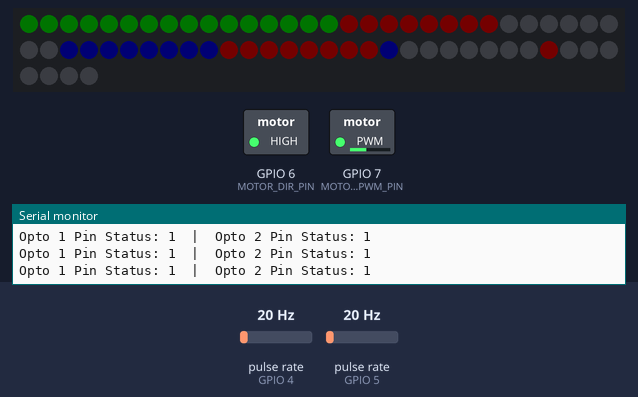
Bench run of a sketch on a simulated ESP32-S3. On the bench: 64 RGB LEDs in strip order, left to right, continuing on the next row, switched loads named in the sketch (green lamp = pin HIGH), the last lines printed to the serial monitor. Wiring (inferred from the names in the program): 2 × pulse sensor: data GPIO 4 / data GPIO 5. The inputs (shaded band) are chosen by the test bench; at power-on: pulse rate (sensors on GPIO 4, GPIO 5) 20 Hz. Dim RGB values are drawn brighter than linear; WiFi joins after 1.5 s; servers stay silent unless stated.

Above: at 2.99 s.
3.0 s: pulse rate (sensor on GPIO 4) set to 4 Hz
At 4.42 s:
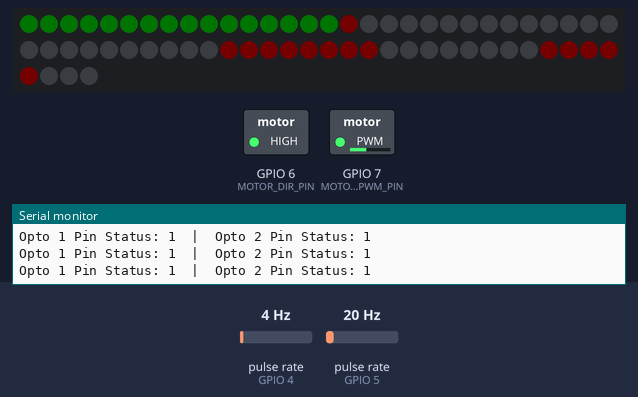
4.8 s: pulse rate (sensor on GPIO 4) set to 9 Hz
At 6.77 s:
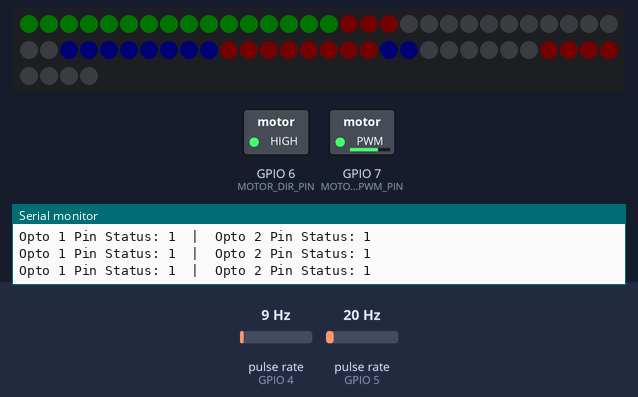
7.8 s: pulse rate (sensor on GPIO 5) set to 4 Hz
At 7.99 s:
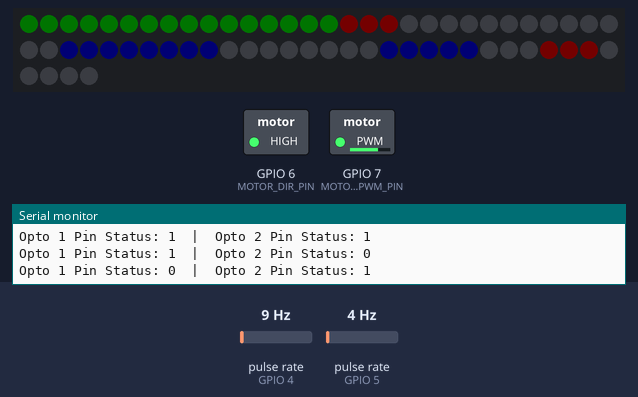
9.4 s: pulse rate (sensor on GPIO 4) set to 5 Hz
At 10.55 s:
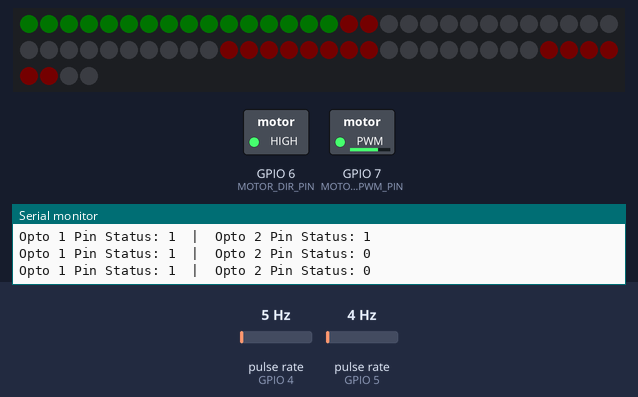
12.4 s: pulse rate (sensor on GPIO 5) set to 50 Hz
At 12.69 s:
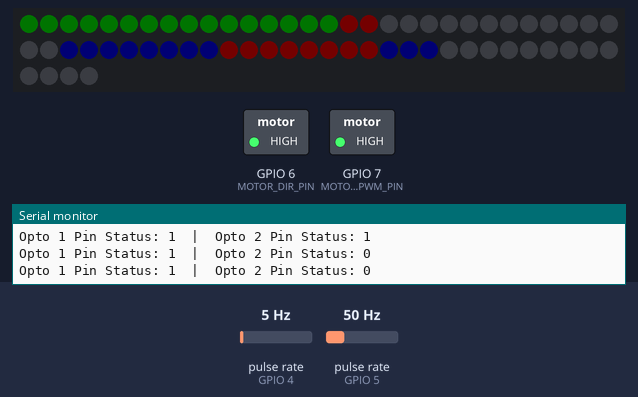
14.2 s: pulse rate (sensor on GPIO 5) set to 100 Hz
At 18.13 s:
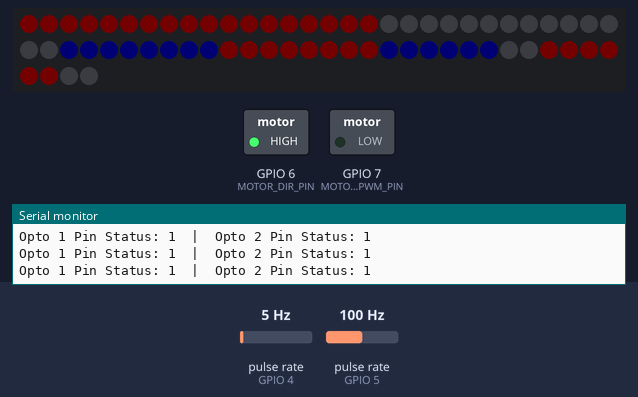
Timing chart, 0 to 18.2 s (numbered marks = the images above; inputs shaded):
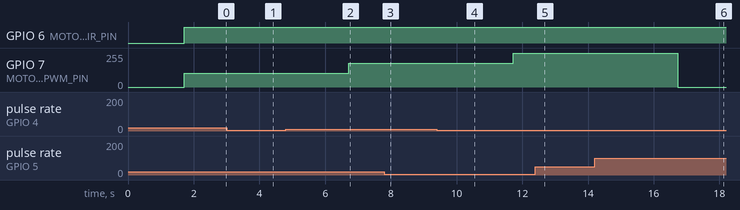

The sketch:

Testing_all_components.ino
```cpp
#include <WiFi.h>
#include <ArduinoOTA.h>
#include <WebServer.h>
#include <Adafruit_NeoPixel.h>

// ═══════════════════════════════════════════
// WIFI CREDENTIALS
// ═══════════════════════════════════════════
const char* ssid     = "KP";
const char* password = "gandhi16";

// ═══════════════════════════════════════════
// PIN DEFINITIONS
// ═══════════════════════════════════════════
#define MOTOR_PWM_PIN   7    // → DRV8838 EN pin
#define MOTOR_DIR_PIN   6    // → DRV8838 PH pin
#define OPTO1_PIN       4    // → ITR-9606 #1 signal
#define OPTO2_PIN       5    // → ITR-9606 #2 signal
#define LED_MATRIX_PIN  14   // → 8x8 LED matrix (internal)
#define NUM_LEDS        64   // 8x8 = 64 total LEDs

// ═══════════════════════════════════════════
// LED MATRIX SETUP
// ═══════════════════════════════════════════
Adafruit_NeoPixel matrix(NUM_LEDS, LED_MATRIX_PIN, NEO_GRB + NEO_KHZ800);

// Colour definitions
#define OFF    matrix.Color(0,  0,  0)
#define GREEN  matrix.Color(0,  20, 0)    // dim green
#define RED    matrix.Color(20, 0,  0)    // dim red
#define BLUE   matrix.Color(0,  0,  20)   // dim blue
#define YELLOW matrix.Color(20, 15, 0)    // dim yellow
#define WHITE  matrix.Color(10, 10, 10)   // dim white
#define ORANGE matrix.Color(20, 8,  0)    // dim orange

// ═══════════════════════════════════════════
// SHARED VARIABLES
// ═══════════════════════════════════════════
volatile unsigned long revPeriod    = 0;
volatile unsigned long lastOpto1    = 0;
volatile unsigned long lastOpto2    = 0;
volatile int           currentRPM   = 0;
volatile unsigned long opto1Count   = 0;
volatile unsigned long opto2Count   = 0;
volatile bool          opto1Flash   = false;
volatile bool          opto2Flash   = false;
volatile bool          motorRunning = false;
volatile int           motorPWM     = 0;

// ═══════════════════════════════════════════
// LEDC (PWM) SETUP FOR MOTOR
// ═══════════════════════════════════════════
#define PWM_CHANNEL    0
#define PWM_FREQUENCY  5000     // 5kHz PWM frequency
#define PWM_RESOLUTION 8        // 8-bit = 0 to 255

// ═══════════════════════════════════════════
// INTERRUPT HANDLERS (WITH SOFTWARE DEBOUNCE)
// ═══════════════════════════════════════════
void IRAM_ATTR opto1ISR() {
    unsigned long now = micros();
    // DEBOUNCE: Ignore flickers faster than 5ms (5000 microseconds)
    // 5ms is fast enough to read a motor spinning at 12,000 RPM cleanly.
    if (now - lastOpto1 > 5000) {
        revPeriod  = now - lastOpto1;
        lastOpto1  = now;
        opto1Count++;
        opto1Flash = true;
        if (revPeriod > 0) {
            currentRPM = (unsigned long)60000000 / revPeriod;
        }
    }
}

void IRAM_ATTR opto2ISR() {
    unsigned long now = micros();
    // DEBOUNCE filter for Sensor 2
    if (now - lastOpto2 > 5000) {
        lastOpto2  = now;
        opto2Count++;
        opto2Flash = true;
    }
}

// ═══════════════════════════════════════════
// MATRIX HELPER FUNCTIONS
// ═══════════════════════════════════════════
void setPixel(int row, int col, uint32_t color) {
    if (row < 0 || row > 7 || col < 0 || col > 7) return;
    int index = (row * 8) + col;
    matrix.setPixelColor(index, color);
}

void fillAll(uint32_t color) {
    for (int i = 0; i < NUM_LEDS; i++) {
        matrix.setPixelColor(i, color);
    }
}

void fillRow(int row, uint32_t color) {
    for (int col = 0; col < 8; col++) {
        setPixel(row, col, color);
    }
}

void fillCol(int col, uint32_t color) {
    for (int row = 0; row < 8; row++) {
        setPixel(row, col, color);
    }
}

// ═══════════════════════════════════════════
// UPDATE LED MATRIX — visual debug display
// ═══════════════════════════════════════════
void updateMatrix() {
    matrix.clear();

    // ── ROWS 0-1: Motor status ──
    uint32_t motorColor = motorRunning ? GREEN : RED;
    fillRow(0, motorColor);
    fillRow(1, motorColor);

    // ── ROW 2: RPM bar graph ──
    int rpmLEDs = map(currentRPM, 0, 1200, 0, 8);
    rpmLEDs = constrain(rpmLEDs, 0, 8);
    for (int col = 0; col < rpmLEDs; col++) {
        setPixel(2, col, ORANGE);
    }

    // ── ROW 3: Revolution counter ──
    int revDisplay = (opto1Count % 800) / 100;
    for (int col = 0; col < revDisplay; col++) {
        setPixel(3, col, WHITE);
    }

    // ── ROWS 4-5: Opto status ──
    if (opto1Flash) {
        fillRow(4, BLUE);
        opto1Flash = false;
    }
    if (opto2Flash) {
        fillRow(5, YELLOW);
        opto2Flash = false;
    }

    // ── ROW 6-7: Opto count bars ──
    int o1bar = opto1Count % 8;
    int o2bar = opto2Count % 8;
    for (int col = 0; col < (int)o1bar; col++) {
        setPixel(6, col, BLUE);
    }
    for (int col = 0; col < (int)o2bar; col++) {
        setPixel(7, col, YELLOW);
    }

    matrix.show();
}

// ═══════════════════════════════════════════
// WEB DEBUG PAGE
// ═══════════════════════════════════════════
WebServer server(80);

void handleRoot() {
    String html = "<!DOCTYPE html><html><head>";
    html += "<title>VLD Test</title>";
    html += "<meta http-equiv='refresh' content='1'>";
    html += "<style>";
    html += "body{background:#0d0d0d;color:#00ff88;font-family:monospace;padding:20px;max-width:600px;}";
    html += "h1{color:#fff;} h2{color:#aaa;border-bottom:1px solid #333;padding-bottom:4px;}";
    html += ".val{color:#00ccff;font-size:1.3em;font-weight:bold;}";
    html += ".ok{color:#00ff88;} .err{color:#ff4444;} .warn{color:#ffaa00;}";
    html += ".box{background:#1a1a1a;border:1px solid #333;padding:15px;margin:10px 0;border-radius:6px;}";
    html += ".bar{background:#333;height:16px;border-radius:4px;margin-top:5px;}";
    html += ".fill{background:#00ccff;height:16px;border-radius:4px;}";
    html += "</style></head><body>";

    html += "<h1>VLD Test Dashboard</h1>";

    // Motor box
    html += "<div class='box'><h2>Motor (GPIO7=PWM, GPIO6=DIR)</h2>";
    html += "Status: <span class='val'>";
    html += motorRunning ? "<span class='ok'>RUNNING</span>" : "<span class='err'>STOPPED</span>";
    html += "</span><br>";
    html += "PWM value: <span class='val'>" + String(motorPWM) + " / 255</span><br>";
    html += "RPM: <span class='val'>" + String(currentRPM) + "</span><br>";
    html += "Revolution period: <span class='val'>" + String(revPeriod / 1000) + " ms</span>";

    // RPM bar
    int rpmPct = constrain(map(currentRPM, 0, 1200, 0, 100), 0, 100);
    html += "<div class='bar'><div class='fill' style='width:" + String(rpmPct) + "%;background:#00ff88;'></div></div>";
    html += "</div>";

    // Opto 1 box
    html += "<div class='box'><h2>Opto 1 — Bottom Dead Centre (GPIO4)</h2>";
    html += "Current state: <span class='val'>";
    html += digitalRead(OPTO1_PIN) == LOW ? "<span class='warn'>CLEAR</span>" : "<span class='ok'>BLOCKED</span>";
    html += "</span><br>";
    html += "Total triggers: <span class='val'>" + String(opto1Count) + "</span><br>";
    html += "Last period: <span class='val'>" + String(revPeriod / 1000) + " ms</span></div>";

    // Opto 2 box
    html += "<div class='box'><h2>Opto 2 — Top Dead Centre (GPIO5)</h2>";
    html += "Current state: <span class='val'>";
    html += digitalRead(OPTO2_PIN) == LOW ? "<span class='warn'>CLEAR</span>" : "<span class='ok'>BLOCKED</span>";
    html += "</span><br>";
    html += "Total triggers: <span class='val'>" + String(opto2Count) + "</span></div>";

    // System box
    html += "<div class='box'><h2>System</h2>";
    html += "Uptime: <span class='val'>" + String(millis() / 1000) + " sec</span><br>";
    html += "Free heap: <span class='val'>" + String(ESP.getFreeHeap()) + " bytes</span><br>";
    html += "WiFi RSSI: <span class='val'>" + String(WiFi.RSSI()) + " dBm</span></div>";

    // LED matrix legend
    html += "<div class='box'><h2>LED Matrix Legend</h2>";
    html += "Row 0-1: GREEN=motor running, RED=stopped<br>";
    html += "Row 2: ORANGE bar = RPM (0-1200)<br>";
    html += "Row 3: WHITE = revolution count<br>";
    html += "Row 4: BLUE flash = Opto1 trigger<br>";
    html += "Row 5: YELLOW flash = Opto2 trigger<br>";
    html += "Row 6-7: Trigger count bars</div>";

    html += "<small>Auto-refreshes every 1 second</small>";
    html += "</body></html>";
    server.send(200, "text/html", html);
}

// ═══════════════════════════════════════════
// CORE 1 TASK — WiFi + OTA + Web server
// ═══════════════════════════════════════════
TaskHandle_t webTaskHandle;

void webTask(void* parameter) {
    WiFi.mode(WIFI_STA);
    WiFi.begin(ssid, password);

    int attempts = 0;
    while (WiFi.status() != WL_CONNECTED && attempts < 20) {
        delay(500);
        attempts++;
    }

    if (WiFi.status() == WL_CONNECTED) {
        fillAll(GREEN);
        matrix.show();
        delay(500);
        matrix.clear();
        matrix.show();

        ArduinoOTA.onStart([]() {
            ledcWrite(MOTOR_PWM_PIN, 0);
            motorRunning = false;
        });
        ArduinoOTA.begin();

        server.on("/", handleRoot);
        server.begin();
    } else {
        setPixel(0, 0, ORANGE); setPixel(0, 7, ORANGE);
        setPixel(3, 3, ORANGE); setPixel(3, 4, ORANGE);
        setPixel(4, 3, ORANGE); setPixel(4, 4, ORANGE);
        setPixel(7, 0, ORANGE); setPixel(7, 7, ORANGE);
        matrix.show();
    }

    while (true) {
        if (WiFi.status() == WL_CONNECTED) {
            ArduinoOTA.handle();
            server.handleClient();
        }
        vTaskDelay(10 / portTICK_PERIOD_MS);
    }
}

// ═══════════════════════════════════════════
// CORE 0 TASK — Motor + Opto + LED display
// ═══════════════════════════════════════════
void realtimeTask(void* parameter) {
    ledcAttachChannel(MOTOR_PWM_PIN, PWM_FREQUENCY, PWM_RESOLUTION, PWM_CHANNEL);

    pinMode(MOTOR_DIR_PIN, OUTPUT);
    digitalWrite(MOTOR_DIR_PIN, HIGH);

    // Standard INPUT since we hardwired real 10k physical pull-ups
    pinMode(OPTO1_PIN, INPUT);
    pinMode(OPTO2_PIN, INPUT);

    // Triggers when going from 3.3V (Blocked) to 0V (Clear)
    attachInterrupt(digitalPinToInterrupt(OPTO1_PIN), opto1ISR, FALLING);
    attachInterrupt(digitalPinToInterrupt(OPTO2_PIN), opto2ISR, FALLING);

    int testPhase = 0;
    unsigned long phaseStart = millis();

    while (true) {
        unsigned long now = millis();
        unsigned long elapsed = now - phaseStart;

        if (elapsed > 5000) {
            testPhase = (testPhase + 1) % 4;
            phaseStart = now;
        }

        switch (testPhase) {
            case 0:
                motorPWM = 102;
                ledcWrite(MOTOR_PWM_PIN, motorPWM);
                motorRunning = true;
                break;
            case 1:
                motorPWM = 178;
                ledcWrite(MOTOR_PWM_PIN, motorPWM);
                motorRunning = true;
                break;
            case 2:
                motorPWM = 255;
                ledcWrite(MOTOR_PWM_PIN, motorPWM);
                motorRunning = true;
                break;
            case 3:
                motorPWM = 0;
                ledcWrite(MOTOR_PWM_PIN, 0);
                motorRunning = false;
                break;
        }

        updateMatrix();
        vTaskDelay(100 / portTICK_PERIOD_MS);
    }
}

// ═══════════════════════════════════════════
// SETUP
// ═══════════════════════════════════════════
void setup() {
    Serial.begin(115200);

    matrix.begin();
    matrix.setBrightness(15);
    matrix.clear();
    matrix.show();

    for (int i = 0; i < NUM_LEDS; i++) {
        matrix.setPixelColor(i, WHITE);
        matrix.show();
        delay(20);
    }
    delay(300);
    matrix.clear();
    matrix.show();

    xTaskCreatePinnedToCore(
        webTask,
        "WebTask",
        12000,
        NULL,
        1,
        &webTaskHandle,
        1
    );

    xTaskCreatePinnedToCore(
        realtimeTask,
        "RealtimeTask",
        8000,
        NULL,
        2,
        NULL,
        0
    );
}

// ═══════════════════════════════════════════
// MAIN LOOP (Used strictly for diagnostic text)
// ═══════════════════════════════════════════
void loop() {
    // Print live status to the Serial Monitor (115200 baud)
    // You should see 1 when blocked, and 0 when clear.
    Serial.print("Opto 1 Pin Status: ");
    Serial.print(digitalRead(OPTO1_PIN));
    Serial.print("  |  Opto 2 Pin Status: ");
    Serial.println(digitalRead(OPTO2_PIN));

    vTaskDelay(200 / portTICK_PERIOD_MS);
}
```
